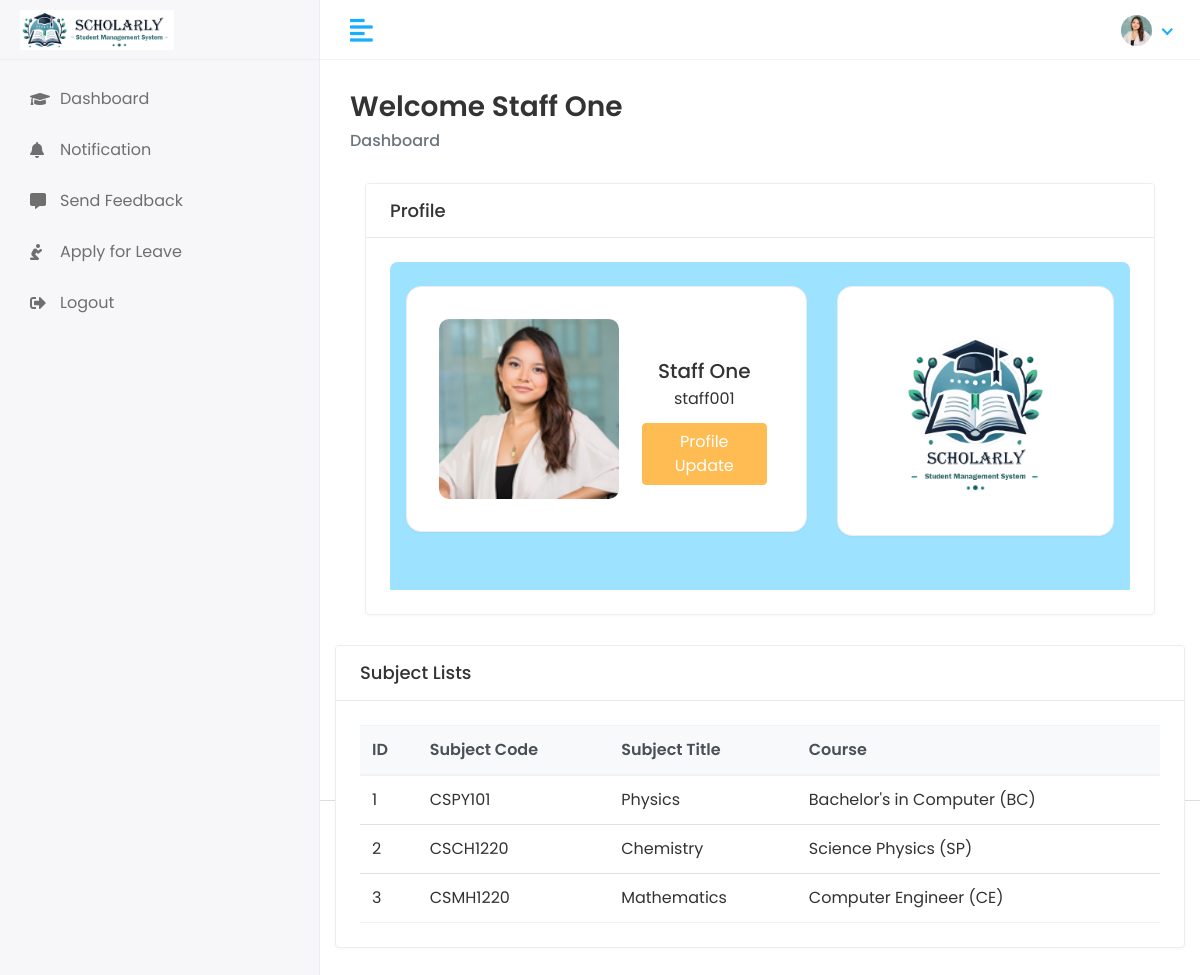
/staff/home (signed in), run on the app's committed database.
### main/models.py (models this page shows, shortened)
class CustomUser(AbstractUser):
    USERTYPE = (
        ('1','HOD'),
        ('2','Staff'),
        ('3','Student'),
    )
    user_type = models.CharField(choices= USERTYPE, max_length= 50, default= '1')
    profile_pic = models.ImageField(upload_to='media/profile_pic')

class Subject(models.Model):
    objects = None
    name = models.CharField(max_length= 100)
    subject_code = models.CharField(max_length= 100, unique=True, null= True)
    course = models.ForeignKey(Course, on_delete=models.CASCADE)
    staff = models.ForeignKey(Staff, on_delete=models.CASCADE)
    created_date = models.DateTimeField(auto_now_add=True, null=True)
    updated_date = models.DateTimeField(auto_now=True)

class Course(models.Model):
    name = models.CharField(max_length= 100)
    short_name = models.CharField(max_length=50, null=True)
    course_code = models.CharField(max_length=100, unique=True, null=True)
    created_date = models.DateTimeField(auto_now_add=True)
    updated_date = models.DateTimeField(auto_now=True)
    def __str__(self):
        return self.name

### staff/views.py (the view)
# urls.py: path("home",staff_home, name='staff_home'),
@login_required(login_url='/')
def staff_home(request):
    staff = Staff.objects.filter(admin=request.user.id)
    for i in staff:
        staff_id = i.id
        staff_subject = Subject.objects.filter(staff_id=staff_id)
        context = {'staff_subject' : staff_subject}
    return render(request, 'STAFF/home.html', context)

### templates/STAFF/home.html (shortened to what this page needs)
{% extends 'base.html' %}
{% load static %}
{% block content %}
    <div class="page-header">
                  <div class="row">
                     <div class="col-sm-12">
                        <h3 class="page-title">Welcome {{ user.first_name }}&nbsp;{{ user.last_name }}</h3>
                        <ul class="breadcrumb">
                           <li class="breadcrumb-item active">Dashboard</li>
                        </ul>
                     </div>
                  </div>
               </div>
               <div class="col-md-12 d-flex">
                  <div class="card flex-fill">
                     <div class="card-header">
                        <h5 class="card-title">Profile</h5>
                     </div>
                     <div class="card-body">
                        <section class="w-100 px-3 py-4" style="background-color: #9de2ff; border-radius: .5rem .5rem 0 0;">
                           <div class="row d-flex justify-content">
                             <div class="col col-md-10 col-lg-8 col-xl-7">
                               <div class="card" style="border-radius: 15px;">
                                 <div class="card-body">
                                   <div class="d-flex">
                                     <div class="flex-shrink-0 m-2">
                                       <img src="/{{ user.profile_pic}}" alt="Generic placeholder image" class="img-fluid" style="width: 180px; border-radius: 10px;">
                                     </div>
                                     <div class="flex-grow-1 ms-3 mt-5 text-center">
                                       <h5 class="mb-1">{{ user.first_name }} {{ user.last_name}}</h5>
                                       <p class="mb-2 pb-1">{{ user.username }}</p>
                                       <div class="col-auto text-center float-center ml-auto">
                                          <a href="{% url 'profile' %}" class="btn btn-primary">Profile Update</a>
                                        </div>
                                     </div>
                                   </div>
                                 </div>
                               </div>
                             </div>
                             <div class="col">
                               <div class="card" style="border-radius: 15px;">
                                 <div class="card-body">
                                   <div class="d-flex justify-content-center">
                                     <div class="flex-shrink-0">
                                       <img src="{% static 'assets/img/Logos/scholarlyLogo.png' %}" alt="Generic placeholder image" class="img-fluid" style="width: 200px; border-radius: 10px;">
                                     </div>
                                   </div>
                                 </div>
                               </div>
                             </div>
                           </div>
                         </section>
                     </div>
                     </div>
                  </div>
               </div>
               <div class="col-md-12 d-flex">
                  <div class="card flex-fill">
                     <div class="card-header">
                        <h5 class="card-title">Subject Lists</h5>
                     </div>
                     <div class="card-body">
                        <div class="table-responsive" style="height: 100%;!important;">
                           <table class="table table-hover table-center">
                              <thead class="thead-light">
                                 <tr>
                                    <th>ID</th>
                                    <th>Subject Code</th>
                                    <th>Subject Title</th>
                                    <th>Course</th>
                                 </tr>
                              </thead>
                              <tbody>
                              {% for i in staff_subject %}
                                 <tr>
                                    <td class="text-nowrap">
                                       <div>{{ forloop.counter }}</div>
                                    </td>
                                    <td>{{ i.subject_code }}</td>
                                    <td>{{ i.name }}</td>
                                     <td>{{ i.course }}&#32; &#40;{{i.course.short_name}}&#41;</td>
                                 </tr>
                               {% endfor %}
                              </tbody>
                           </table>
                        </div>
                     </div>
                  </div>
               </div>
            </div>
            </div>
          {% endblock %}

### templates/Layouts/header.html (shortened to what this page needs)
{% load static %}
<div class="header">
    <div class="header-left">
      {% if user.user_type == '1' %}
        <a href="{% url 'hod_home' %}" class="logo">
            <img src="{% static 'assets/img/Logos/scholarly logo 2.jpg' %}" alt="Logo">
        </a>
        <a href="{% url 'hod_home' %}" class="logo logo-small">
            <img src="{%static 'assets/img/Logos/scholarlyfavicon.png' %}" alt="Logo" width="30" height="30">
        </a>
        {% elif user.user_type == '2' %}
        <a href="{% url 'staff_home' %}" class="logo">
         <img src="{% static 'assets/img/Logos/scholarly logo 2.jpg' %}" alt="Logo">
     </a>
        {% endif %}
    </div>
        <a href="javascript:void(0);" id="toggle_btn">
            <i class="fas fa-align-left"></i>
        </a>
        <ul class="nav user-menu">
               <li class="nav-item dropdown noti-dropdown">
                  <a href="#" class="dropdown-toggle nav-link" data-toggle="dropdown">
                  </a>
               </li>
               <li class="nav-item dropdown has-arrow">
                  <a href="#" class="dropdown-toggle nav-link" data-toggle="dropdown">
                      {% if user.profile_pic == " " %}
                        <span class="user-img"><img class="rounded-circle" src="{%static 'assets/img/profiles/NoImage.jpg' %}" width="31" alt="{{user.first_name}}&nbsp;{{user.last_name}}"></span>
                      {% else %}
                        <span class="user-img"><img class="rounded-circle" src="/{{ user.profile_pic }}" width="31" alt="{{user.first_name}}&nbsp;{{user.last_name}}"></span>
                      {% endif %}
                  </a>
               </li>
            </ul>
         </div>

### static/assets/css/style.css (style rules this page uses)
html { height: 100%; }
body { background-color: #fff; color: #333; font-family: 'Poppins', sans-serif; font-size: 1rem; height: 100%; line-height: 1.5; overflow-x: hidden; }
h1, h2, h3, h4, h5, h6 { font-family: 'Poppins', sans-serif; margin-top: 0; }
a { color: #009ce7; }
input, button, a { transition: all 0.4s ease; -moz-transition: all 0.4s ease; -o-transition: all 0.4s ease; -ms-transition: all 0.4s ease; -webkit-transition: all 0.4s ease; }
ul, ol { padding: 0px; list-style: none; }
.table { color: #333; max-width: 100%; margin-bottom: 0; width: 100%; }
.table thead tr th { font-weight: 600; }
.table tbody tr { border-bottom: 1px solid rgba(0, 0, 0, 0.05); }
.table.table-center td, .table.table-center th { vertical-align: middle; }
.table .thead-light th { color: #495057; background-color: #f8f9fa; border-color: #eff2f7; }
.btn-primary { background-color: #FFBC53; border: 1px solid #FFBC53; }
.card { border: 1px solid #ececf5; box-shadow: 0 1px 3px 0 rgba(0, 0, 0, 0.03); margin-bottom: 1.875rem; }
.card-body { padding: 1.5rem; }
.card-header { border-bottom: 1px solid #e6e6e6; padding: 1rem 1.5rem; }
.card .card-header { background-color: #fff; border-bottom: 1px solid #eaeaea; }
.card .card-header .card-title { margin-bottom: 0; font-size: 18px; }
.header { background-color: #fff; border-bottom: 1px solid #f3f3f4; left: 0; position: fixed; right: 0; top: 0; z-index: 1001; height: 60px; }
.header .header-left { float: left; height: 60px; padding: 0 20px; position: relative; width: 320px; z-index: 1; transition: all 0.2s ease-in-out; background-color: #f7f7fa; border-bottom: 1px solid #efefef; border-right: 1px solid #ececf5; display: flex; align-items: center; }
.header .header-left .logo { display: inline-block; line-height: 60px; }
.header .header-left .logo img { max-height: 40px; width: auto; }
.header .dropdown-toggle:after { display: none; }
.header .has-arrow .dropdown-toggle:after { border-top: 0; border-left: 0; border-bottom: 2px solid #18aefa; border-right: 2px solid #18aefa; content: ''; height: 8px; display: inline-block; pointer-events: none; -webkit-transform-origin: 66% 66%; -ms-transform-origin: 66% 66%; transform-origin: 66% 66%; -webkit-transform: rotate(45deg); -ms-transform: rotate(45deg); transform: rotate(45deg); -webkit-transition: all 0.15s ease-in-out; transition: all 0.15s ease-in-out; width: 8px; vertical-align: 0px; }
.user-menu { float: right; margin: 0; position: relative; z-index: 99; padding-right: 15px; }
.user-menu.nav > li > a { color: #a0a0a0; font-size: 14px; line-height: 58px; padding: 0 15px; height: 60px; }
.user-img { margin-right: 3px; position: relative; }
.page-header { margin-bottom: 1.875rem; }
.page-header .breadcrumb { background-color: transparent; color: #6c757d; font-size: 1rem; font-weight: 500; margin-bottom: 0; padding: 0; }
.page-title { font-size: 28px; font-weight: 600; color: #333; margin-bottom: 5px; }
@media (min-width: 992px) { #toggle_btn { align-items: center; color: #18aefa; display: inline-flex; float: left; font-size: 26px; height: 60px; justify-content: center; margin-left: 15px; padding: 0 15px; } }

### data on the page
CustomUser: profile_pic (picture), first_name "Staff", last_name "One", username "staff001"
Subject: subject_code "CSPY101", name "Physics", course "Bachelor's in Computer", course.short_name "BC"
Subject: subject_code "CSCH1220", name "Chemistry", course "Science Physics", course.short_name "SP"
Subject: subject_code "CSMH1220", name "Mathematics", course "Computer Engineer", course.short_name "CE"
